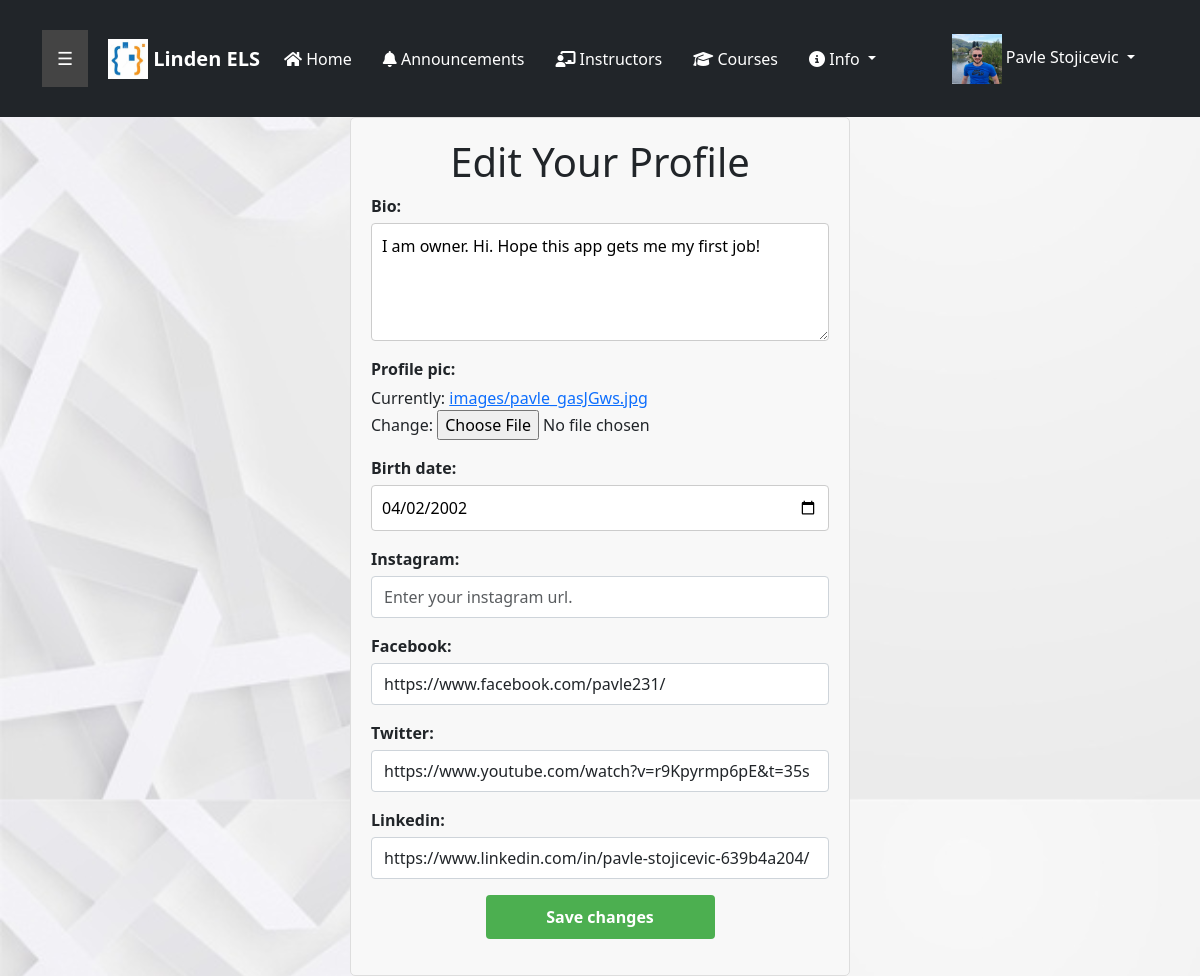
Before: /profile/2/edit/ (signed in) with the older database file.
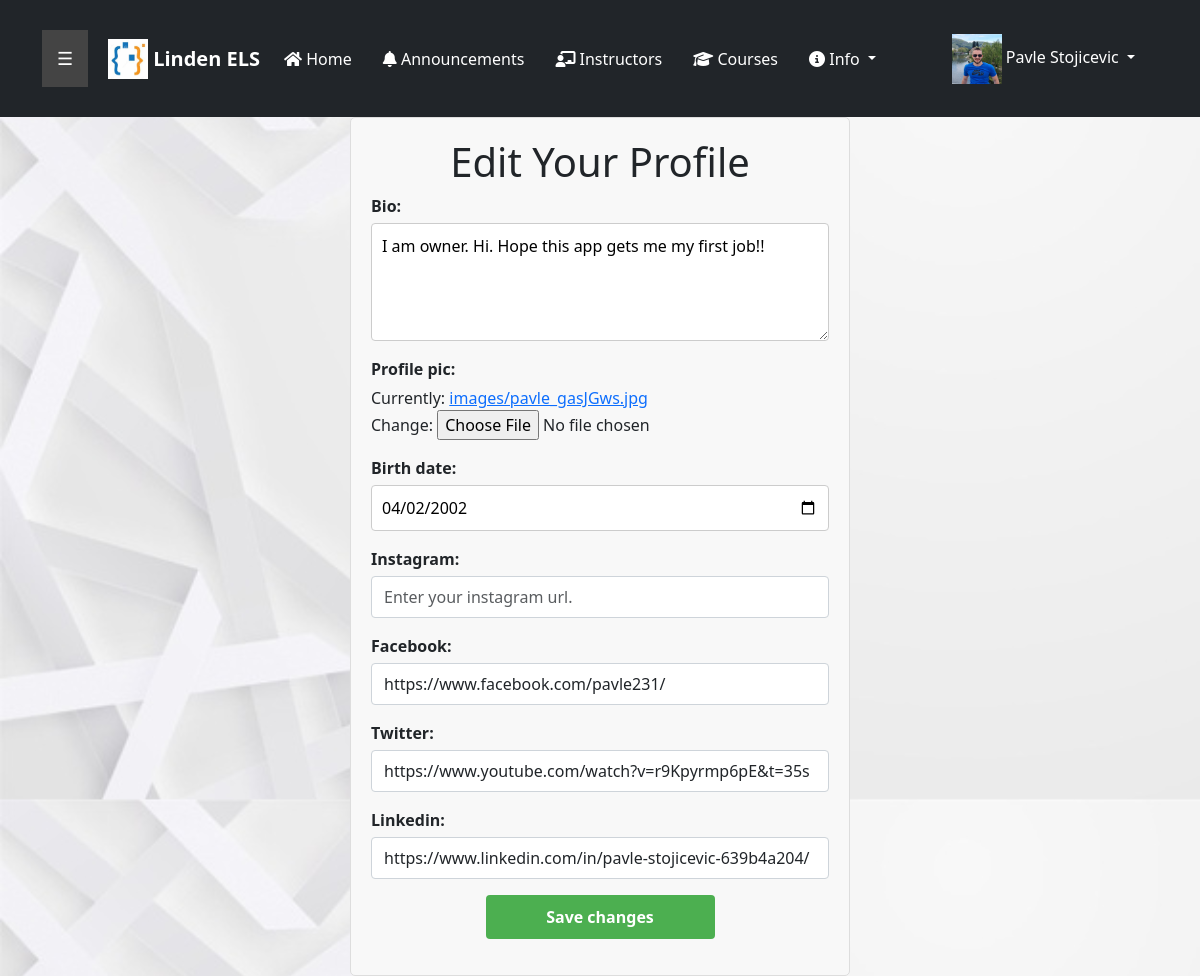
After: the same page with the newer database file.
### elearn/models.py (models this page shows, shortened)
class UserProfile(models.Model):
    user = models.OneToOneField(User, on_delete=models.CASCADE, null=True)
    enrolled_courses = models.ManyToManyField(Course)
    profile_pic = models.ImageField(upload_to="images")
    bio = models.TextField()
    instagram = models.URLField(blank=True, null=True)
    facebook = models.URLField(blank=True, null=True)
    twitter = models.URLField(blank=True, null=True)
    linkedin = models.URLField(blank=True, null=True)
    birth_date = models.CharField(max_length=11)

### elearn/views.py (the view, shortened to what this page needs)
# urls.py: path('profile/<int:pk>/edit/', views.ProfileEditView.as_view(), name='edit_profile'),
class ProfileEditView(UpdateView):
    model = UserProfile
    template_name = "edit_profile.html"
    form_class = EditProfileForm

### elearn/forms.py
class EditProfileForm(forms.ModelForm):
    class Meta:
        model = UserProfile
        fields = ('bio', 'profile_pic', 'birth_date','instagram', 'facebook', 'twitter', 'linkedin')
        widgets = {
        'bio': forms.Textarea(attrs={'rows': 4, 'cols': 40, 'class': 'my-textarea-class', 'placeholder':'Interests, hobbies, why are u here...'}),
        'profile_pic': forms.ClearableFileInput(attrs={'class': 'my-file-input-class', 'help_text':'Please use picture of yourself.'}),
        'birth_date': forms.DateInput(attrs={'type': 'date', 'class': 'my-date-input-class', 'class':'Enter your birth date.'}),
        'instagram': forms.URLInput(attrs={'class':'form-control', 'placeholder':'Enter your instagram url.'}),
        'twitter': forms.URLInput(attrs={'class':'form-control', 'placeholder':'Enter your instagram url.'}),
        'facebook': forms.URLInput(attrs={'class':'form-control', 'placeholder':'Enter your instagram url.'}),
        'linkedin': forms.URLInput(attrs={'class':'form-control', 'placeholder':'Enter your instagram url.'}),
        }

### templates/edit_profile.html (shortened to what this page needs)
{% extends 'base.html' %}
{%load static%}
{%block content%}
<!DOCTYPE html>
<html>
<head>
  <link rel="stylesheet" href="{% static 'ELS/css/profile_creation.css' %}">
</head>
<body>
  {% if request.user == userprofile.user %}
  <div class="profile-container">
    <h1>Edit Your Profile</h1>
    <form action="{% url 'edit_profile' user.userprofile.pk %}" method="post" enctype="multipart/form-data">
        {{form.as_p}}
        <button type="submit" class="btn btn-primary">Save changes</button>
</body>
</html>
  {%else%}
  <h2 style="text-align: center; margin-top: 150px;">That is not your profile man. What are you doing here?<br>
    <a href="{% url 'home' %}"><button class="btn btn-primary">Home page</button></a></h2>
  {%endif%}
{%endblock%}

Changed rows visible on the page:
changed UserProfile "https://www.facebook.com/pavle231/": bio "I am owner. Hi. Hope this app gets me my first job!" → "I am owner. Hi. Hope this app gets me my first job!!"
